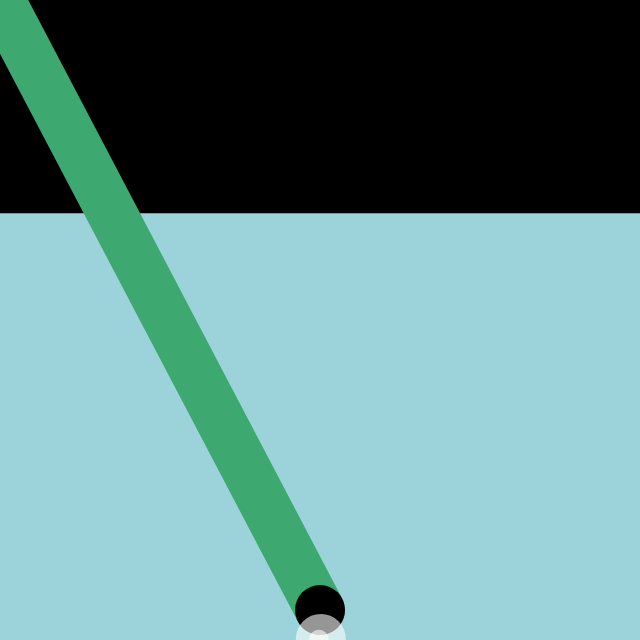
Frame 1 (no input)
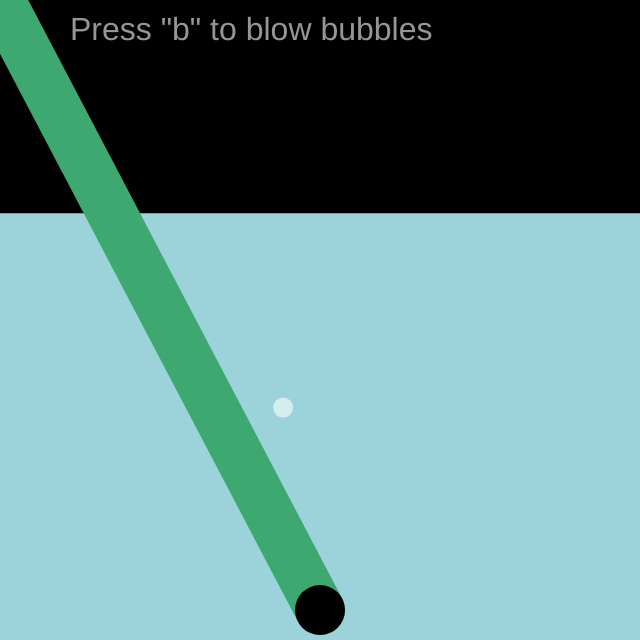
Frame 60 (no input)
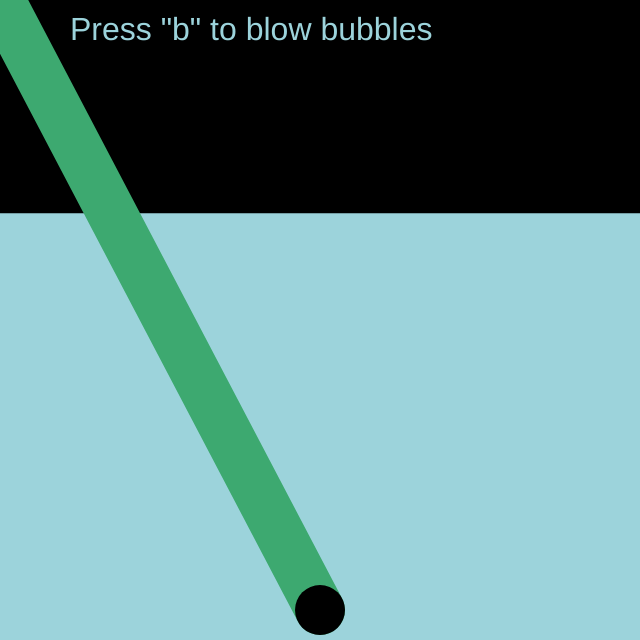
Frame 120 (the mouse pressed at the canvas centre since frame 60)

The p5.js sketch that drew these frames (run headless with seeded random() and noise() and a simulated clock; from frame 60 on, the mouse is pressed at the canvas centre):

// p5.js sketch
// ── sketch.js
var bubbles = []
var liquid

function setup() {
  createCanvas(640, 640)
  liquid = new Liquid(0, height / 3, width, height, 0.01)
  // demonstrate that a big bubble floats to the surface faster than a small bubble
  var big = new Bubble(width/2, height, 5)
  var small = new Bubble(width/2, height, 2)
  bubbles.push(big)
  bubbles.push(small)
}

function draw() {
  background(0)
  textSize(32)
  text('Press "b" to blow bubbles', 70, 40)
  fill(255)
  liquid.display()
  drawStraw()

  if (keyIsDown(66)) {
    var b = new Bubble(width/2, height, random(1,4))
    bubbles.push(b)  
  }

  for (var i = 0; i < bubbles.length; i++) {
    // bouyancy is directly proportionaly to volume of water displaced
    var bouyancy = createVector(0, -0.01 * bubbles[i].volume)
    bubbles[i].applyForce(bouyancy)
    bubbles[i].update()
    bubbles[i].display()
  }

  for (i=0; i<bubbles.length; i++) {
    if (liquid.contains(bubbles[i])) {
      // Drag is directly proportional to surface area
      var drag = liquid.calculateDrag(bubbles[i]);
      // Apply drag force to Bubble
      bubbles[i].applyForce(drag);
    } else {
      // If the bubble is not in the liquid, pop it (i.e., remove it from the array)
      bubbles.splice(i, 1)
    }
  }
}

function drawStraw() {
  push()
    stroke(61, 169, 112)
    strokeWeight(50)
    line(0, 0, width/2, height-30)
    push()
      fill(0)
      noStroke()
      ellipse(width/2, height-30, 50, 50)
    pop()
  pop()
}

// ── bubble.js
function Bubble(x, y, r) {
  this.position = createVector(x, y)
  this.velocity = createVector(random(-2, 2), 0)
  this.acceleration = createVector(0, 0)
  this.radius = r
  this.surfaceArea = 4 * PI * (r * r)
  this.volume = (4 / 3) * PI * (r * r * r)

  this.applyForce = function(force) {
    var f = force.copy()
    f.div(this.radius)
    this.acceleration.add(f)
  }

  this.update = function() {
    this.velocity.add(this.acceleration)
    this.position.add(this.velocity)
    this.acceleration.set(0, 0)
  }

  this.display = function() {
    fill(255, 150)
    noStroke()
    ellipse(this.position.x, this.position.y, this.radius*10, this.radius*10)
  }
}

// ── liquid.js
var Liquid = function(x, y, w, h, c) {
  this.x = x
  this.y = y
  this.w = w
  this.h = h
  this.c = c

  // Is the Bubble in the Liquid?
  this.contains = function(m) {
    var l = m.position
    return l.x > this.x && l.x < this.x + this.w &&
           l.y > this.y && l.y < this.y + this.h
  }

  // Calculate drag force
  this.calculateDrag = function(b) {
    var dragMagnitude = this.c * (b.surfaceArea / 5) // 🤷 

    // Direction is inverse of velocity
    var dragForce = b.velocity.copy()
    dragForce.mult(-1)

    // Scale according to magnitude
    dragForce.setMag(dragMagnitude)
    return dragForce
  }

  this.display = function() {
    noStroke()
    fill(156, 211, 219)
    rect(this.x, this.y, this.w, this.h)
  }
}
